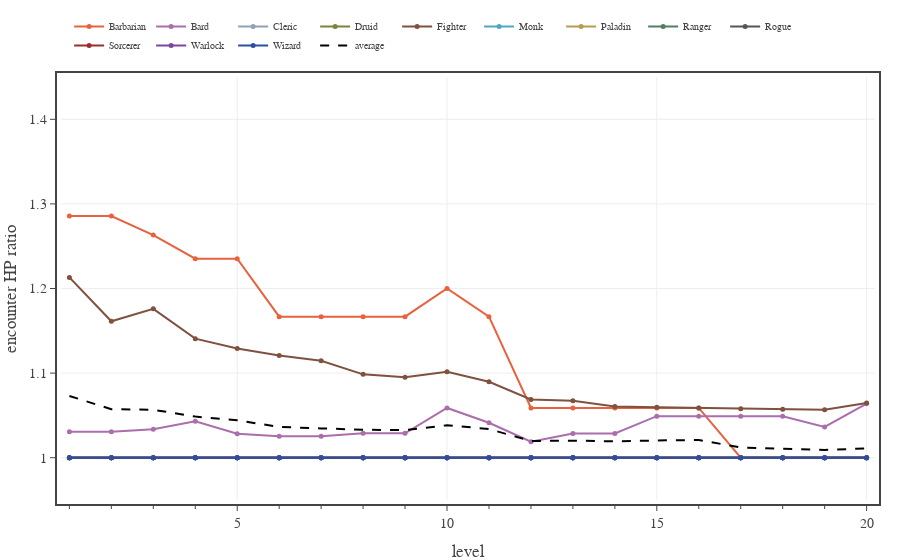

Notebook cell for this chart:
### Code cell
# Plots average encounter HP for each class on days with only one Deadly encounters and no short rest. 
n_enc = 1
encounter_difficulty = 'Deadly'

with open(f'../xp-and-player-characters/pc data - Medium 2 short rests.json', 'r') as fin:
    pc_data0 = json.load(fin)

with open(f'../xp-and-player-characters/pc data - {encounter_difficulty} 2 short rests.json', 'r') as fin:
    pc_data1 = json.load(fin)

levels = np.array(range(1,21,1))
enc_XP_budget = 0.5 * np.array(ENCOUNTER_DIFFICULTIES['Daily']['XP'])

fig = go.Figure(
    layout=go.Layout(
        template=TFB_TEMPLATE,
        xaxis=dict(
            title_text='level',
            range=[0.8, 20.2],
            tick0=0, dtick=5,
            minor=dict(tick0=0, dtick=1),
        ),
        yaxis=dict(
            autorange=False,
            title_text='encounter HP ratio',
            range=[0.95, 1.45],
            tick0=0, dtick=0.1,
            minor=dict(tick0=0, dtick=0.5),
        ),
        legend=dict(
            yanchor='bottom',  y=1.04,
            xanchor='left', x=0.01,
            orientation='h',
        )
    )
)

eXPmean = np.zeros(20)
aXPmean = np.zeros(20)
for pc in PC_CLASSES:
    eXP = np.zeros(20)
    for level in range(20):
        encounters = pc_data1[pc][level]['encounters']
        encounters = [x for x in encounters if x['type'] == 'encounter']
        eXP[level] = np.mean([x['effective hit points mean'] for x in encounters[0:n_enc]])

    eXPmean += eXP
    #aXP  = np.array([x['encounter XP mean']/x['effective damage per round mean'] for x in pc_data0[pc]])
    for level in range(20):
        encounters = pc_data0[pc][level]['encounters']
        encounters = [x for x in encounters if x['type'] == 'encounter']
        aXP[level] = np.mean([x['effective hit points mean'] for x in encounters[0:]])
    aXPmean += aXP

    fig.add_trace(go.Scatter(
        x=levels, 
        y=eXP/aXP,
        mode='lines+markers', 
        line={'color': PC_CLASSES[pc]['color']},
        marker={'size': 5},
        unselected=dict(marker=dict(opacity=0.0)),
        name=pc,
        hovertemplate=
            '<b>'+pc+'</b><br>'+
            'lvl %{x}<br>'+
            'eff HP %{y:.2f}'+
            '<extra></extra>'
    ))

eXPmean /= len(PC_CLASSES)
aXPmean /= len(PC_CLASSES)
fig.add_trace(go.Scatter(
    x=levels, 
    y=eXPmean/aXPmean,
    mode='lines', 
    line=dict(color='black', dash='dash'),
    unselected=dict(marker=dict(opacity=0.0)),
    name='average',
    hoverinfo='skip'
))

# show figure
fig.show(config=TFB_CONFIG)

# save large format figure
if SAVEFIGS:
    file_name = f'./fig-single-encounter-ehp-vs-level-{encounter_difficulty.lower()}-large.html'
    fig_html = fig.to_html(
        config=TFB_CONFIG,
        include_plotlyjs=False, 
        full_html=False, 
    )
    fig_soup = BeautifulSoup(fig_html, 'html.parser')
    fig_soup.div['class'] = 'plotly-div-large'
    fig_soup.div['style'] = 'aspect-ratio:600/550'
    with open(file_name, 'wb') as fout:
        fout.write(fig_soup.prettify('utf-8'))

# save small format figure
if SAVEFIGS:
    fig.update_traces(marker=dict(size=4))
    fig.update_layout(font=dict(size=10), legend=dict(font_size=8))
    file_name = f'./fig-single-encounter-ehp-vs-level-{encounter_difficulty.lower()}-small.html'
    fig_html = fig.to_html(
        config=TFB_CONFIG,
        include_plotlyjs=False, 
        full_html=False, 
    )
    fig_soup = BeautifulSoup(fig_html, 'html.parser')
    fig_soup.div['class'] = 'plotly-div-small'
    fig_soup.div['style'] = 'aspect-ratio:600/600'
    with open(file_name, 'wb') as fout:
        fout.write(fig_soup.prettify('utf-8'))

### Figure 1 — Plotly figure (JSON) as saved in the notebook; plotly's stock layout.template omitted (floating-point values rounded to 4 significant figures)
{"data": [{"hovertemplate": "<b>Barbarian</b><br>lvl %{x}<br>eff HP %{y:.2f}<extra></extra>", "line": {"color": "#E7623E"}, "marker": {"size": 5}, "mode": "lines+markers", "name": "Barbarian", "type": "scatter", "unselected": {"marker": {"opacity": 0}}, "x": [1, 2, 3, 4, 5, 6, 7, 8, 9, 10, 11, 12, 13, 14, 15, 16, 17, 18, 19, 20], "y": [1.286, 1.286, 1.263, 1.235, 1.235, 1.167, 1.167, 1.167, 1.167, 1.2, 1.167, 1.059, 1.059, 1.059, 1.059, 1.059, 1.0, 1.0, 1, 1.0]}, {"hovertemplate": "<b>Bard</b><br>lvl %{x}<br>eff HP %{y:.2f}<extra></extra>", "line": {"color": "#AB6DAC"}, "marker": {"size": 5}, "mode": "lines+markers", "name": "Bard", "type": "scatter", "unselected": {"marker": {"opacity": 0}}, "x": [1, 2, 3, 4, 5, 6, 7, 8, 9, 10, 11, 12, 13, 14, 15, 16, 17, 18, 19, 20], "y": [1.031, 1.031, 1.034, 1.043, 1.028, 1.025, 1.025, 1.029, 1.029, 1.059, 1.041, 1.019, 1.029, 1.029, 1.049, 1.049, 1.049, 1.049, 1.036, 1.064]}, {"hovertemplate": "<b>Cleric</b><br>lvl %{x}<br>eff HP %{y:.2f}<extra></extra>", "line": {"color": "#91A1B2"}, "marker": {"size": 5}, "mode": "lines+markers", "name": "Cleric", "type": "scatter", "unselected": {"marker": {"opacity": 0}}, "x": [1, 2, 3, 4, 5, 6, 7, 8, 9, 10, 11, 12, 13, 14, 15, 16, 17, 18, 19, 20], "y": [1, 1.0, 1, 1, 1.0, 1, 1.0, 1.0, 1.0, 1, 1.0, 1, 1, 1.0, 1.0, 1, 1, 1, 1, 1.0]}, {"hovertemplate": "<b>Druid</b><br>lvl %{x}<br>eff HP %{y:.2f}<extra></extra>", "line": {"color": "#7A853B"}, "marker": {"size": 5}, "mode": "lines+markers", "name": "Druid", "type": "scatter", "unselected": {"marker": {"opacity": 0}}, "x": [1, 2, 3, 4, 5, 6, 7, 8, 9, 10, 11, 12, 13, 14, 15, 16, 17, 18, 19, 20], "y": [1.0, 1, 1, 1.0, 1, 1, 1.0, 1.0, 1, 1, 1, 1, 1, 1, 1, 1.0, 1, 1, 1.0, 1.0]}, {"hovertemplate": "<b>Fighter</b><br>lvl %{x}<br>eff HP %{y:.2f}<extra></extra>", "line": {"color": "#7F513E"}, "marker": {"size": 5}, "mode": "lines+markers", "name": "Fighter", "type": "scatter", "unselected": {"marker": {"opacity": 0}}, "x": [1, 2, 3, 4, 5, 6, 7, 8, 9, 10, 11, 12, 13, 14, 15, 16, 17, 18, 19, 20], "y": [1.213, 1.161, 1.176, 1.141, 1.129, 1.121, 1.115, 1.099, 1.095, 1.102, 1.09, 1.069, 1.067, 1.06, 1.06, 1.059, 1.058, 1.057, 1.057, 1.065]}, {"hovertemplate": "<b>Monk</b><br>lvl %{x}<br>eff HP %{y:.2f}<extra></extra>", "line": {"color": "#51A5C5"}, "marker": {"size": 5}, "mode": "lines+markers", "name": "Monk", "type": "scatter", "unselected": {"marker": {"opacity": 0}}, "x": [1, 2, 3, 4, 5, 6, 7, 8, 9, 10, 11, 12, 13, 14, 15, 16, 17, 18, 19, 20], "y": [1, 1.0, 1, 1.0, 1.0, 1, 1.0, 1.0, 1, 1, 1, 1.0, 1.0, 1.0, 1.0, 1, 1, 1, 1.0, 1]}, {"hovertemplate": "<b>Paladin</b><br>lvl %{x}<br>eff HP %{y:.2f}<extra></extra>", "line": {"color": "#B59E54"}, "marker": {"size": 5}, "mode": "lines+markers", "name": "Paladin", "type": "scatter", "unselected": {"marker": {"opacity": 0}}, "x": [1, 2, 3, 4, 5, 6, 7, 8, 9, 10, 11, 12, 13, 14, 15, 16, 17, 18, 19, 20], "y": [1.0, 1, 1, 1, 1.0, 1, 1, 1, 1.0, 1, 1.0, 1, 1.0, 1, 1, 1, 1, 1.0, 1, 1.0]}, {"hovertemplate": "<b>Ranger</b><br>lvl %{x}<br>eff HP %{y:.2f}<extra></extra>", "line": {"color": "#507F62"}, "marker": {"size": 5}, "mode": "lines+markers", "name": "Ranger", "type": "scatter", "unselected": {"marker": {"opacity": 0}}, "x": [1, 2, 3, 4, 5, 6, 7, 8, 9, 10, 11, 12, 13, 14, 15, 16, 17, 18, 19, 20], "y": [1.0, 1, 1, 1.0, 1, 1.0, 1.0, 1.0, 1.0, 1, 1.0, 1, 1, 1.0, 1.0, 1, 1, 1.0, 1.0, 1]}, {"hovertemplate": "<b>Rogue</b><br>lvl %{x}<br>eff HP %{y:.2f}<extra></extra>", "line": {"color": "#555752"}, "marker": {"size": 5}, "mode": "lines+markers", "name": "Rogue", "type": "scatter", "unselected": {"marker": {"opacity": 0}}, "x": [1, 2, 3, 4, 5, 6, 7, 8, 9, 10, 11, 12, 13, 14, 15, 16, 17, 18, 19, 20], "y": [1.0, 1.0, 1, 1.0, 1.0, 1, 1, 1, 1, 1, 1, 1, 1.0, 1, 1.0, 1.0, 1, 1, 1, 1.0]}, {"hovertemplate": "<b>Sorcerer</b><br>lvl %{x}<br>eff HP %{y:.2f}<extra></extra>", "line": {"color": "#992E2E"}, "marker": {"size": 5}, "mode": "lines+markers", "name": "Sorcerer", "type": "scatter", "unselected": {"marker": {"opacity": 0}}, "x": [1, 2, 3, 4, 5, 6, 7, 8, 9, 10, 11, 12, 13, 14, 15, 16, 17, 18, 19, 20], "y": [1, 1.0, 1, 1.0, 1.0, 1.0, 1.0, 1.0, 1.0, 1, 1.0, 1.0, 1, 1, 1.0, 1.0, 1, 1, 1, 1]}, {"hovertemplate": "<b>Warlock</b><br>lvl %{x}<br>eff HP %{y:.2f}<extra></extra>", "line": {"color": "#7B469B"}, "marker": {"size": 5}, "mode": "lines+markers", "name": "Warlock", "type": "scatter", "unselected": {"marker": {"opacity": 0}}, "x": [1, 2, 3, 4, 5, 6, 7, 8, 9, 10, 11, 12, 13, 14, 15, 16, 17, 18, 19, 20], "y": [1, 1, 1, 1, 1.0, 1.0, 1.0, 1, 1, 1, 1, 1, 1.0, 1.0, 1, 1, 1.0, 1, 1.0, 1]}, {"hovertemplate": "<b>Wizard</b><br>lvl %{x}<br>eff HP %{y:.2f}<extra></extra>", "line": {"color": "#2A50A1"}, "marker": {"size": 5}, "mode": "lines+markers", "name": "Wizard", "type": "scatter", "unselected": {"marker": {"opacity": 0}}, "x": [1, 2, 3, 4, 5, 6, 7, 8, 9, 10, 11, 12, 13, 14, 15, 16, 17, 18, 19, 20], "y": [1, 1.0, 1, 1.0, 1.0, 1.0, 1.0, 1.0, 1.0, 1, 1.0, 1.0, 1, 1, 1.0, 1.0, 1, 1, 1, 1]}, {"hoverinfo": "skip", "line": {"color": "black", "dash": "dash"}, "mode": "lines", "name": "average", "type": "scatter", "unselected": {"marker": {"opacity": 0}}, "x": [1, 2, 3, 4, 5, 6, 7, 8, 9, 10, 11, 12, 13, 14, 15, 16, 17, 18, 19, 20], "y": [1.073, 1.057, 1.057, 1.049, 1.044, 1.036, 1.035, 1.033, 1.033, 1.038, 1.034, 1.02, 1.02, 1.019, 1.02, 1.021, 1.012, 1.011, 1.009, 1.011]}], "layout": {"legend": {"orientation": "h", "x": 0.01, "xanchor": "left", "y": 1.04, "yanchor": "bottom"}, "xaxis": {"dtick": 5, "minor": {"dtick": 1, "tick0": 0}, "range": [0.8, 20.2], "tick0": 0, "title": {"text": "level"}}, "yaxis": {"autorange": false, "dtick": 0.1, "minor": {"dtick": 0.5, "tick0": 0}, "range": [0.95, 1.45], "tick0": 0, "title": {"text": "encounter HP ratio"}}}}
